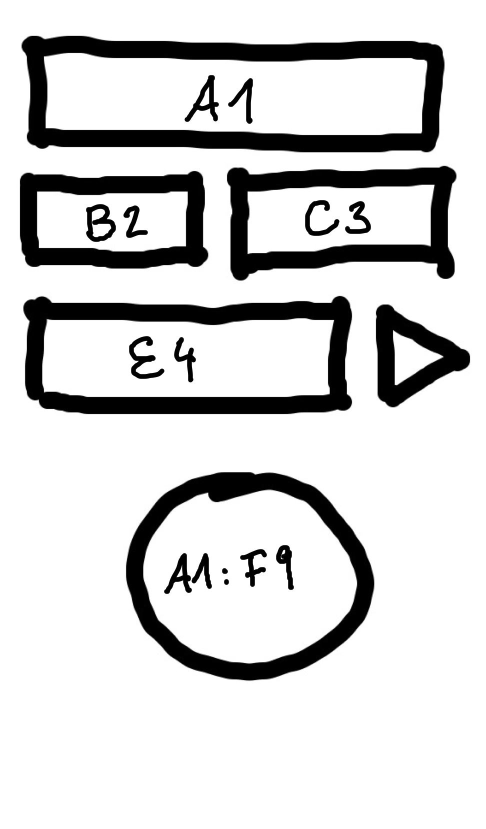
#> input picture projectbambi/ipad3.jpg, 971 x 1657 px (shown at 1/2 size); its folder holds only this picture in this run
$ python bambimain.py   (older library calls are emulated)
#> lines starting #> are read from the running program, lines starting #| are printed output that depends on the picture; after the words box and inside, x2 and y2 are one past the last pixel; in counts of white or black regions, pixels touching at a corner belong together
### projectbambi/imageanalysis/image_contrast.py
from PIL import Image, ImageEnhance

from . import image

img2 = Image.open(str(image))
#> img2 is the input picture: PIL image 971x1657 RGB; min 0, max 255, mean 210.6
enhancer = ImageEnhance.Contrast(img2)
img2 = enhancer.enhance(4)
enhancer = ImageEnhance.Brightness(img2)
img2 = enhancer.enhance(4)
enhancer = ImageEnhance.Contrast(img2)
img2 = enhancer.enhance(5)
enhancer = ImageEnhance.Brightness(img2)
img2 = enhancer.enhance(5)
#img2.rotate(270).save("alt1.jpg")
enhancer.enhance(5).save("alt1.png")

# [7 lines of commented-out code are left out]

### projectbambi/imageanalysis/detect_shapes.py
# USAGE
# python detect_shapes.py -i alt1.png

# import the necessary packages
import os
import argparse, imutils, cv2, numpy
from PIL import Image, ImageEnhance

from .bambiclasses import AppElement
from .shapedetector import ShapeDetector
from . import image_contrast # contrast enhancer module

# local variables
appElementObjects = []  #array to store all detected app elements in the form of objects
outputArray = []        #array to store the module output data (= list of grouped and sorted app elements for XML generation)

# open jpg, enhance brightness and contrast, save as alt1.png (Elfert)
#image_contrast

# construct the argument parse and parse the arguments
#ap = argparse.ArgumentParser()
#ap.add_argument("-i", "--image", required=True,
#   help="path to the input image")
#args = vars(ap.parse_args())

# load the image and resize it to a smaller factor so that
# the shapes can be approximated better
#image = cv2.imread(args["image"])
image = Image.open('alt1.png')

# invert (Elfert)
image = numpy.invert(image)
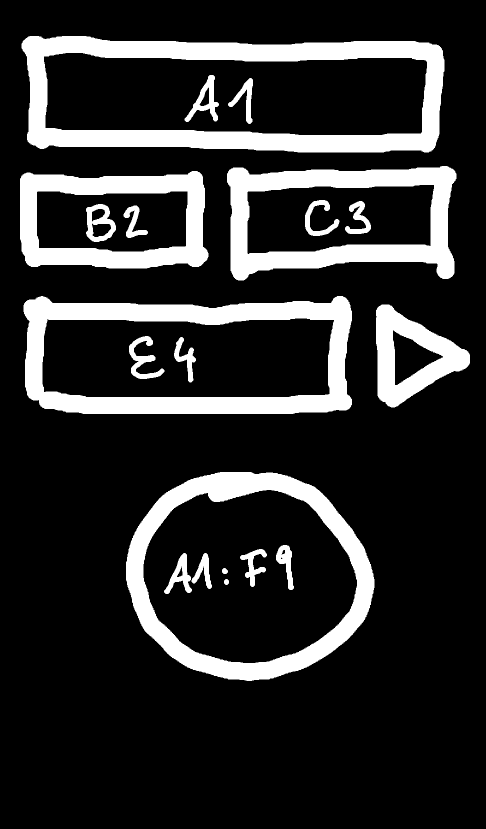
#> image: shape (1657, 971, 3) (shown at 1/2 size); min 0, max 255, mean 45

resized = imutils.resize(image, width=300)
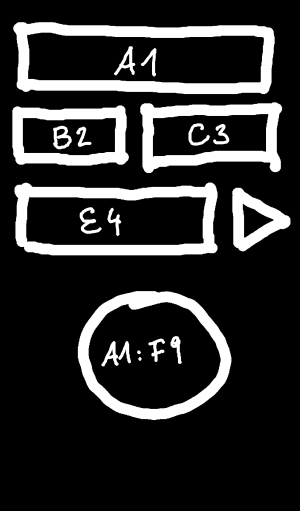
#> resized: shape (511, 300, 3); min 0, max 255, mean 45
ratio = image.shape[0] / float(resized.shape[0])
#> ratio = 3.24

# convert the resized image to grayscale, blur it slightly,
# and threshold it
gray = cv2.cvtColor(resized, cv2.COLOR_BGR2GRAY)
blurred = cv2.GaussianBlur(gray, (5, 5), 0)
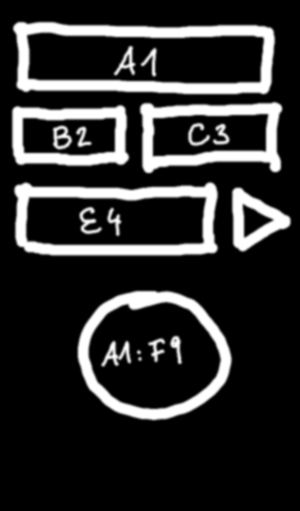
#> blurred: shape (511, 300); min 0, max 255, mean 45
thresh = cv2.threshold(blurred, 60, 255, cv2.THRESH_BINARY)[1]
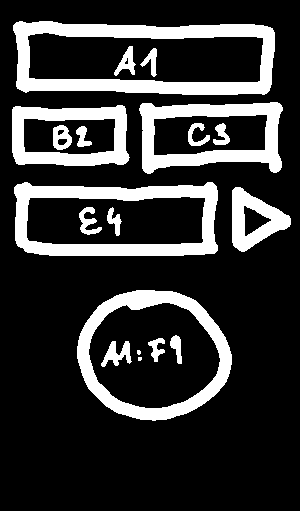
#> thresh: shape (511, 300); 20.6% white; 19 white regions (2 under 20 px)

# find contours in the thresholded image and initialize the
# shape detector
cnts = cv2.findContours(thresh.copy(), cv2.RETR_EXTERNAL,
    cv2.CHAIN_APPROX_SIMPLE)
#> cnts = 6 contours; box (x1, y1, x2, y2) and area: (13, 21, 275, 95) 17238, (77, 290, 232, 421) 15524, (14, 182, 218, 256) 13604, (139, 102, 283, 174) 8252, (12, 105, 130, 166) 6380, (232, 187, 291, 252) 2238
cnts = cnts[0] if imutils.is_cv2() else cnts[1]
sd = ShapeDetector()

##textfile (Elfert)
#file = open("contours.txt", "a")
#file.truncate(0)

# loop over the contours
for c in cnts:
    # compute the center of the contour, then detect the name of the
    # shape using only the contour
    M = cv2.moments(c)
    try:
        cX = int((M["m10"] / M["m00"]) * ratio)
        cY = int((M["m01"] / M["m00"]) * ratio)
        shape = sd.detect(c)
    except ZeroDivisionError:
        shape = "unknown"

    # [23 lines of commented-out code are left out]
    if ((shape == "rectangle") | (shape == "square")):
        elementShape = 1
    elif shape == "triangle":
        elementShape = 2
    elif shape == "circle":
        elementShape = 3
    else:
        elementShape = 0

    xArray = []
    yArray = []
    for point in c:
        xArray.append(point[0][0])
        yArray.append(point[0][1])

    maxX = sorted(xArray, reverse=True)[0]
    minX = sorted(xArray, reverse=True)[len(xArray)-1]
    length = maxX - minX

    maxY = sorted(yArray, reverse=True)[0]
    minY = sorted(yArray, reverse=True)[len(yArray)-1]
    hight = maxY - minY

    #store the element data in an array of app element objects
    #(but only if the detected shape is valid)
    if elementShape != 0:
        newElement = AppElement(elementShape, hight, length, cX, cY)
        appElementObjects.append(newElement)
#> this loop made 6 passes
#> (cX, cY, shape, peri in detect, approx in detect, x in detect, y in detect, w in detect) on passes 2 to 6: (822, 712, 'square', 205.9, [[232, 190], [239, 250], [289, 226], [288, 215]], 232, 190, 58), (375, 713, 'rectangle', 547.8, [[14, 187], [27, 252], [217, 250], [212, 182]], 14, 182, 204), (224, 439, 'rectangle', 347.5, [[124, 106], [13, 107], [16, 163], [125, 163]], 13, 106, 113), (679, 435, 'rectangle', 437.2, [[282, 107], [142, 103], [142, 168], [276, 172]], 142, 103, 141), (469, 188, 'rectangle', 657.5, [[13, 25], [25, 92], [271, 84], [263, 25]], 13, 25, 259)
#> (cX, cY, shape, peri in detect, elementShape, maxX, minX, length) on pass 1: (495, 1149, 'circle', 469.6, 3, 231, 77, 154)
#> after the loop, appElementObjects = 6 items
        #print(newElement)


#file.close()

os.remove('alt1.png')   #clean up

### projectbambi/imageanalysis/shapedetector.py
# import the necessary packages
import cv2

class ShapeDetector:
	def __init__(self):
		pass

	def detect(self, c):
		# initialize the shape name and approximate the contour
		shape = "unidentified"
		peri = cv2.arcLength(c, True)
		approx = cv2.approxPolyDP(c, 0.04 * peri, True)

		# if the shape is a triangle, it will have 3 vertices
		if len(approx) == 3:
			shape = "triangle"

		# if the shape has 4 vertices, it is either a square or
		# a rectangle
		elif len(approx) == 4:
			# compute the bounding box of the contour and use the
			# bounding box to compute the aspect ratio
			(x, y, w, h) = cv2.boundingRect(approx)
			ar = w / float(h)

			# a square will have an aspect ratio that is approximately
			# equal to one, otherwise, the shape is a rectangle
			shape = "square" if ar >= 0.95 and ar <= 1.05 else "rectangle"

		# if the shape is a pentagon, it will have 5 vertices
		elif len(approx) == 5:
			shape = "pentagon"

		# otherwise, we assume the shape is a circle
		else:
			shape = "circle"

		# return the name of the shape
		return shape

### projectbambi/imageanalysis/bambiclasses.py


class AppElement(object):
    def __init__(self, shape, hight, length, centerX, centerY):
        self.shape = shape
        self.hight = hight
        self.length = length
        self.centerX = centerX
        self.centerY = centerY
        self.group = 1

    def __str__(self):
        return "Shape = {0} H = {1} L = {2} Mc = ({3} | {4}) Group = {5}".format(self.shape, self.hight, self.length, self.centerX, self.centerY, self.group)

### projectbambi/imageanalysis/element_localization.py
# USAGE
# python detect_shapes.py -i alt1.png

# import the necessary packages
from .bambiclasses import AppElement
from .detect_shapes import appElementObjects

xmlElements = []        #array to store the module output data (= list of grouped and sorted app elements for XML generation)
numOfElementGroups = 1  #number of groups of app elements (elements that lie horizontally on the same line, shall be grouped together)

#Sort elements vertically: (which element is higher/lower on the screen?)
appElementObjects = sorted(appElementObjects, key=lambda appElement: appElement.centerY)

#Group the elements that lie on the same horizontal line:
#Note about the algorithm:
#If y-value of center point of the (i+1)-th element lies within the range (hight) of the i-th element, the i-th element and the (i+1)-th element should be grouped together
index = 0
while index < (len(appElementObjects)-1):
    if (appElementObjects[index+1].centerY <= (appElementObjects[index].centerY + 0.5*appElementObjects[index].hight)) & (appElementObjects[index+1].centerY >= (appElementObjects[index].centerY - 0.5*appElementObjects[index].hight)):
        appElementObjects[index+1].group = appElementObjects[index].group
    else:
        numOfElementGroups += 1
        appElementObjects[index+1].group = numOfElementGroups
    index += 1
#> this loop made 5 passes
#> after the loop, index = 5; numOfElementGroups = 4

#Sort the elements within one group horizontally: (which element is more on the left/right on the screen?)
appElementObjects = sorted(sorted(appElementObjects, key = lambda appElement: appElement.centerX), key = lambda appElement: appElement.group)

#Generate output array
#Note: xmlElements = [(elementType, group)]
#      with:
#      elementType =    0   for   new group
#                       1   for   rectangle
#                       2   for   triangle
#                       3   for   circle
xmlElements.append([0, 1])
index = 0
while index <= (len(appElementObjects)-1):
    xmlElements.append([appElementObjects[index].shape, appElementObjects[index].group])
    if index == (len(appElementObjects)-1):
        break
    if appElementObjects[index].group != appElementObjects[index+1].group:
        xmlElements.append([0, appElementObjects[index+1].group])
    index += 1
#> this loop made 6 passes
#> after the loop, index = 5; xmlElements = [[0, 1], [1, 1], [0, 2], [1, 2], [1, 2], [0, 3], [1, 3], [1, 3], [0, 4], [3, 4]]

#print(xmlElements)

### projectbambi/imageanalysis/__init__.py
#imageanalysis

def analyze_image(img):
    global image
    image = img
    from .element_localization import xmlElements
    return xmlElements

### projectbambi/xmlgenerator/__init__.py
#xmlgenerator

def generate_xml_code(elements):
    global xmlElements
    xmlElements = elements
    from . import xml_generator

### projectbambi/bambimain.py
# USAGE
# python bambimain.py
# package projectbambi

import glob

from imageanalysis import analyze_image
from xmlgenerator import generate_xml_code

file = glob.glob('./*.png') + glob.glob('./*.jpg')   #look for *.png files, then look for *.jpg files

for entry in file:
    print('Image found: ', entry)

imageToAnalyse = file[0]

print('Analyzing image: ', imageToAnalyse)

xmlElements = analyze_image(imageToAnalyse)
generate_xml_code(xmlElements)

input("Image has been analyzed and XML code has been generated!\r\nPlease exit with 'ENTER'...")
#> the answer given: ipad3.jpg
